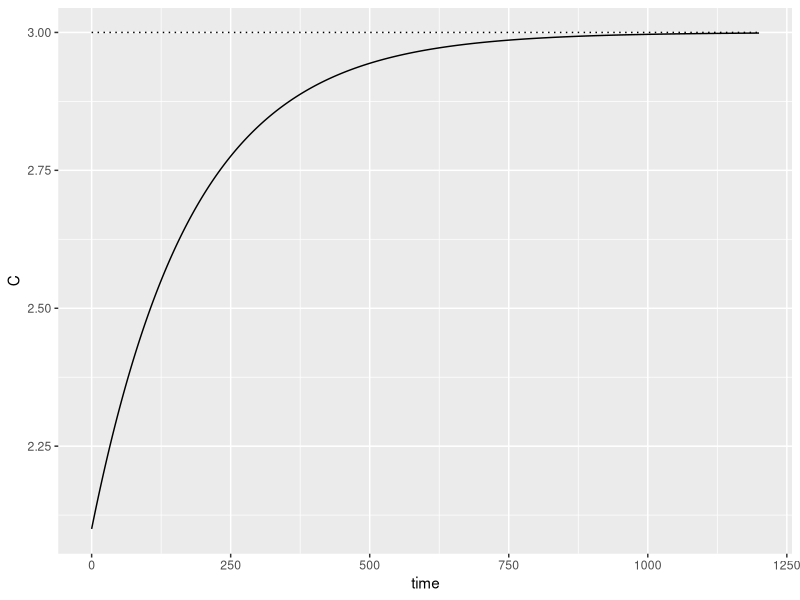
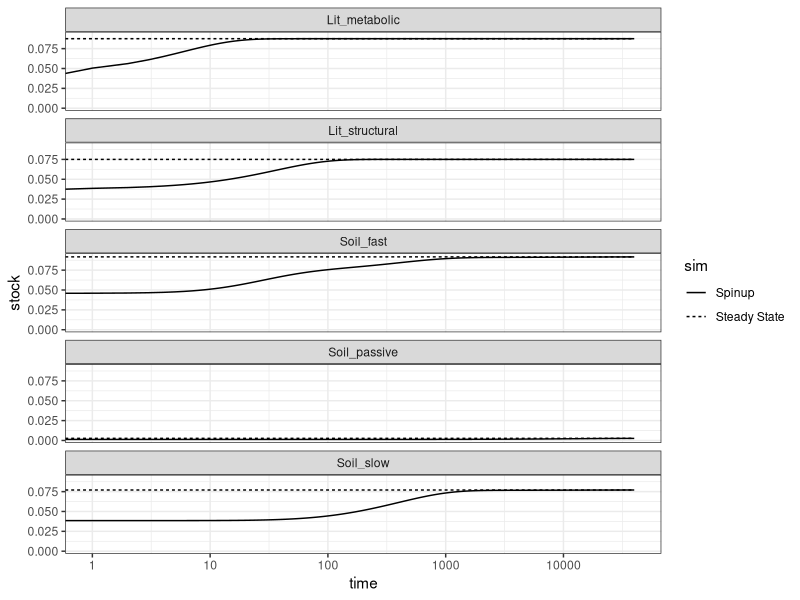

These charts were generated, in order, by the following R code: (Note: this script raises an error after producing the figures.)
## ---- chunk 1
#useful functions in here

library(tidyverse) #data library
library(deSolve) #ODE solver
library(DiagrammeR) #flow charts
library(patchwork) #cool figure arrangment
library(dplyr) #data wrangling

knitr::opts_chunk$set(echo = TRUE)
## ---- chunk 2
Parameters_OnePool.ls <- list(inputs = 0.2/12, 
                                #u; [0, 2.5] kg-carbon m-2 yr-1; split per month (to fit CENTURY parameters)
                              turnoverTime = 15*12
                                #\tau; [10, 50] yr, by month
                             
                             ) 
simTime <- 100*12

#rate of change function
dCdt_OnePool <- function(t, y, parms, rel_tol = 1e-8){
  ## Debugging code below
  #t <- 0
  #y <- c(G = 0, InitialCarbon_1pool)
  #parms <- parameter.ls
  y <- unname(y)
  CO2 <- y[1] 
  soil <- y[2]
  
  dCO2 <- soil / parms$turnoverTime
  dSoil <- parms$inputs - soil / parms$turnoverTime
  
  #make a relative tolerance to ensure conservation of mass
  if(parms$inputs != 0){ 
    #need this to keep the no-inputs simulation running
    if(abs(parms$inputs - (dCO2 + dSoil))/parms$inputs > rel_tol){ 
      #relative tolerance allowance
        stop('Conservation of mass does not hold')
    }
  }
  return(list(c(G = dCO2, C_total = dSoil)))
}

#steady state function
SS_OnePool <- function(parms){
    ans <- parms$inputs * parms$turnoverTime
  return(c(G = 0, C = ans))
}


ggplot(lsoda(y = SS_OnePool(parms=Parameters_OnePool.ls)*0.7,
                times = seq(0, simTime, by = 1/10),
                func = dCdt_OnePool,
                parms = Parameters_OnePool.ls) %>%
          as.data.frame()
       ) + 
  geom_line(aes(x=time, y=C)) +
  geom_line(data = lsoda(y = SS_OnePool(Parameters_OnePool.ls),
                times = seq(0, simTime, by = 1/10),
                func = dCdt_OnePool,
                parms = Parameters_OnePool.ls) %>%
          as.data.frame(), aes(x=time, y=C), linetype="dotted")


## ---- chunk 3
grViz("
  digraph Three_Pool_Model {
    rankdir=LR
    
    subgraph outside_the_system{ 
    node[ shape = oval,
          font = Baskerville,
          style=dashed]
    Inputs[label = 'Vegetation']; CarbonDioxide
    }
    
    Inputs  -> Metabolic     [headport=w, color = goldenrod]; 
    Inputs  -> Structural    [headport=w, color = green3]; 
    Fast    -> CarbonDioxide [tailport=s, color = red3]; 
    Slow    -> CarbonDioxide [tailport=s, color=purple3]; 
    Passive -> CarbonDioxide [tailport=s, color=blue3]
    
    Metabolic  -> Fast          [color = goldenrod, tailport = e]
    Metabolic -> CarbonDioxide  [color = goldenrod, tailport = e]
    Structural -> Fast          [color = green3, tailport = e]
    Structural -> Slow          [color = green3, tailport = e]
    Structural -> CarbonDioxide [color = green3, tailport = e]
    
    subgraph Pools{
    
    
      subgraph cluster_LitterPools{
        label = 'Litter Pools'
        
        node[ shape = oval,
              font = Baskerville,
              style = solid]
          rank=same
          
        Metabolic[color=goldenrod, fontcolor=darkgoldenrod]; Structural[color=green3, fontcolor=green4]
              
      }
    
      subgraph cluster_SoilPools {
        label = 'Soil Pools'
    
        node[ shape = oval,
              font = Baskerville,
              style = solid]
        rank = same
          
        Fast[color=red3, fontcolor=red4]; Slow[color=purple3, fontcolor=purple4]; Passive[color=blue3, fontcolor=blue4]
        
        #Fluxes out of Fast
        Fast -> Slow[tailport=s, color = MediumVioletRed]
        Fast -> Passive[tailport=s, color = DarkViolet]
        
        #Fluxes out of Slow
        Fast -> Slow [dir=back, color = MediumVioletRed, headport = s]
        Slow -> Passive[tailport=s, color = SlateBlue3]
        
        #Fluxes out of Passive
        Fast -> Passive[dir=back, color=DarkViolet, headport = s]
        #Slow -> Passive[dir=back, color=SlateBlue3, headport = n]
      }
    }
    }
  }
")

## ---- chunk 4

#Calculating Variable Century model parameters
Varying_Century_Parameters.ls <- list(
  SMsplit =  1/8,
    #fraction of plant residue that is structural rather than metabolic
  structural_turnover = 3*12,
    #in months (years times twelve months)
  metabolic_turnover = 0.5*12,
    #in months (years times twelve months)
  lignin_frac = .5,
    #using a placeholder here, still uncertain.
  silt_clay_frac = .4 + .2
    #based on an "ideal" silt and clay fraction
)


Parameters_FivePool.ls <- list(
                    inputs = 0.2/12, #monthly; divided evenly between the months
                      input_to_struc = .125,  
                      input_to_meta = .875,  
                      #no direct inputs into soil pools; C goes through litter pools first
                        input_to_fast = 0,  
                        input_to_slow = 0,  
                        input_to_passive = 0,  
                            
                     #turnover times
                     turnoverTime_meta = .5*12,   #.5y
                     turnoverTime_fast = 1.5*12,    #1.5y
                     turnoverTime_struc = 3*12,    #3y
                     turnoverTime_slow = 25*12,       #25y
                     turnoverTime_passive = 1000*12,  #1000y
                     
                       struc_to_fast = Varying_Century_Parameters.ls$lignin_frac*.5, 
                          #lignin fraction determines split between slow and fast, then 50% respired
                       struc_to_slow = Varying_Century_Parameters.ls$lignin_frac*.7, 
                          #lignin fraction determines split between slow and fast, then 30% respired
                       meta_to_fast = .45,    #55% as CO2
                       fast_to_slow = 1-(0.85-(0.68*Varying_Century_Parameters.ls$silt_clay_frac))-.004,       
                          #respiration determined in CENTURY based on the total percentage of silt and clay in the soil.
                      #all the zero-flows to/from litter pools:
                        meta_to_struc = 0,
                        meta_to_slow = 0,
                        meta_to_passive = 0,
                        struc_to_meta = 0,
                        struc_to_passive = 0,
                        fast_to_meta = 0,
                        slow_to_meta = 0,
                        passive_to_meta = 0,
                        fast_to_struc = 0,
                        slow_to_struc = 0,
                        passive_to_struc = 0,
                        
                    #all other soil flows
                       fast_to_slow = 1-(0.85-(0.68*Varying_Century_Parameters.ls$silt_clay_frac))-.004,       
                          #respiration determined in CENTURY based on the total percentage of silt and clay in the soil.
                       fast_to_passive = 0.004,    
                       slow_to_fast = 0.42,        
                       slow_to_passive = 0.03,     
                       passive_to_fast = 0.45,     
                       passive_to_slow = 0         # CENTURY does not include this flow
                       )

#steady state calculations for each pool
SS_FivePool.fns <- function(parms){
  allocation_vector <- matrix(c(parms$input_to_meta, 
                                parms$input_to_fast, 
                                parms$input_to_struc, 
                                parms$input_to_slow, 
                                parms$input_to_passive),
                              nrow = 5)
  decay_matrix <- diag(x= 1/c(parms$turnoverTime_meta,
                             parms$turnoverTime_fast,
                             parms$turnoverTime_struc,
                             parms$turnoverTime_slow,
                             parms$turnoverTime_passive))
  transfer_matrix <- matrix(c(
    1,                      -parms$fast_to_meta,    -parms$struc_to_meta,    -parms$slow_to_meta,    -parms$passive_to_meta,
    -parms$meta_to_fast,    1,                      -parms$struc_to_fast,    -parms$slow_to_fast,    -parms$passive_to_fast,
    -parms$meta_to_struc,   -parms$fast_to_struc,   1,                       -parms$slow_to_struc,   -parms$passive_to_struc,
    -parms$meta_to_slow,    -parms$fast_to_slow,    -parms$struc_to_slow,    1,                      -parms$passive_to_slow,
    -parms$meta_to_passive, -parms$fast_to_passive, -parms$struc_to_passive, -parms$slow_to_passive,  1
    ),
                            nrow = 5,
                            byrow=TRUE)
  
  ans <- solve(decay_matrix  %*% transfer_matrix ,parms$inputs * allocation_vector)

  return(c(Lit_metabolic = ans[1],
           Soil_fast = ans[2],
           Lit_structural = ans[3],
           Soil_slow = ans[4],
           Soil_passive = ans[5]))
}


#ODE for a five-pool FOLD model
dCdt_FivePool.fns <- function(t, y, parms){
  G <- y[1]
  pools <- matrix(y[2:6], nrow=5)
  allocation_vector <- matrix(c(parms$input_to_meta, 
                                parms$input_to_fast, 
                                parms$input_to_struc, 
                                parms$input_to_slow, 
                                parms$input_to_passive),
                              nrow = 5
                              )
  
  decay_matrix <- diag(x= 1/c(parms$turnoverTime_meta,
                             parms$turnoverTime_fast,
                             parms$turnoverTime_struc,
                             parms$turnoverTime_slow,
                             parms$turnoverTime_passive
                             )
                       )
  
  transfer_matrix <- matrix(c(
    1,                      -parms$fast_to_meta,    -parms$struc_to_meta,    -parms$slow_to_meta,    -parms$passive_to_meta,
    -parms$meta_to_fast,    1,                      -parms$struc_to_fast,     -parms$slow_to_fast,   -parms$passive_to_fast,
    -parms$meta_to_struc,   -parms$fast_to_struc,   1,                       -parms$slow_to_struc,   -parms$passive_to_struc,
    -parms$meta_to_slow,    -parms$fast_to_slow,    -parms$struc_to_slow,    1,                      -parms$passive_to_slow,
    -parms$meta_to_passive, -parms$fast_to_passive, -parms$struc_to_passive, -parms$slow_to_passive,  1
    ),
                            nrow = 5,
                            byrow=TRUE)
  
  ans <- parms$inputs * allocation_vector - decay_matrix %*% transfer_matrix %*% pools
  
  resp <- decay_matrix %*% transfer_matrix %*% pools
  total_resp <- sum(resp)
  
  return(list(c(
           G = total_resp,
           Lit_metabolic = ans[1],
           Soil_fast = ans[2],
           Lit_structural = ans[3],
           Soil_slow = ans[4],
           Soil_passive = ans[5]
           )
           )
         )
}


#making a more realistic simulation time for a monthly model with turnover times in the 1000s
simTime <- c(0:1500,seq(1500+1, 10000*4, by=100))

#simulation at partial steady state
FivePool_Spinup_sim.df <- lsoda(y = c(G=0, 
                            SS_FivePool.fns(parms = Parameters_FivePool.ls)*0.5),
                      times = simTime,
                      func = dCdt_FivePool.fns,
                      parms = Parameters_FivePool.ls) %>%
                  as.data.frame() %>%
                  mutate(C_total = Lit_metabolic + Lit_structural + Soil_fast + Soil_slow + Soil_passive) 


#simulation at steady state
FivePool_SS_sim.df <- lsoda(y = c(G=0, 
                            SS_FivePool.fns(parms = Parameters_FivePool.ls)),
                      times = simTime,
                      func = dCdt_FivePool.fns,
                      parms = Parameters_FivePool.ls) %>%
                  as.data.frame() %>%
                  mutate(C_total = Lit_metabolic + Lit_structural + Soil_fast + Soil_slow + Soil_passive) # %>%.  
                  #rename_with(.fn = ~paste0(.x, '_SS'), 
                  #            .cols = Lit_metabolic:C_total).   ##Went with a different method for graphing, created a simulation marker column instead of changin the column names

#creates a dataframe to graph both the steady state lines and the spinup
FivePool_sim.df <- full_join(FivePool_Spinup_sim.df %>% 
                               pivot_longer(cols = Lit_metabolic:Soil_passive,
                                  names_to = 'pool',
                                  values_to = 'stock') %>%
                                  mutate(sim = "Spinup"), 
                             FivePool_SS_sim.df  %>% 
                               pivot_longer(cols = Lit_metabolic:Soil_passive,
                                  names_to = 'pool',
                                  values_to = 'stock') %>%
                                  mutate(sim = "Steady State")
                             ) %>%
  select(time, pool, stock, sim)



#Graph by pools:
ggplot(FivePool_sim.df) +
  geom_line(aes(x=time, y=stock, linetype=sim)) +
  facet_wrap(~ pool, ncol=1)+ #scales='free') +   
  scale_x_log10() +  #Comment this line to get time -not- scaled by a log value
  theme_bw()

FivePool_sim.df %>%
        filter(sim == 'Spinup') %>% #removes the Steady state simulation values
         select(!sim) #removes the sim column (just because I want to)
FivePool_sim.df$pool <- factor()

#Stacked graph
ggplot(FivePool_sim.df %>%
        #pivot_wider(names_from = pool, values_from = stock) %>%
        filter(sim == 'Spinup') %>% #removes the Steady state simulation values
         select(!sim) #removes the sim column (just because I want to)
        ) +
  geom_area(aes(x=time, y=stock, fill = pool)) +
  scale_fill_brewer(palette = "Spectral") +
  scale_x_log10() 
